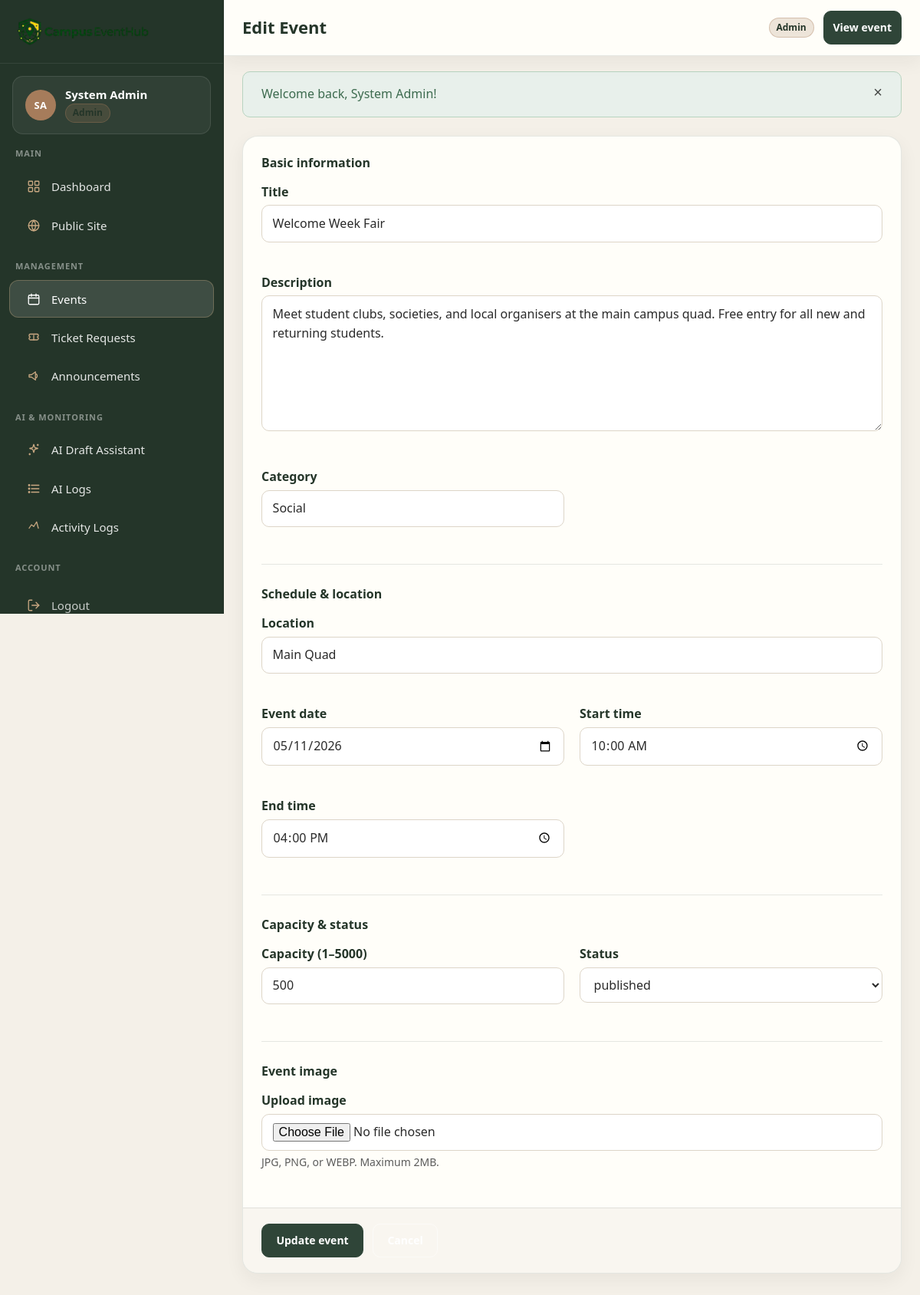
The app's page /admin/events/1/edit (signed in) with its own data.
### tables this page shows
CREATE TABLE events (
  id INT UNSIGNED AUTO_INCREMENT PRIMARY KEY,
  title VARCHAR(150) NOT NULL,
  slug VARCHAR(180) NOT NULL,
  description TEXT NOT NULL,
  category VARCHAR(80) NOT NULL,
  location VARCHAR(200) NOT NULL,
  event_date DATE NOT NULL,
  start_time TIME NOT NULL,
  end_time TIME NOT NULL,
  capacity INT UNSIGNED NOT NULL DEFAULT 100,
  image VARCHAR(120) NULL COMMENT 'Filename only, stored under public/assets/images/events/',
  status ENUM('draft','published','cancelled') NOT NULL DEFAULT 'draft',
  created_by INT UNSIGNED NULL,
  updated_by INT UNSIGNED NULL,
  created_at DATETIME NOT NULL DEFAULT CURRENT_TIMESTAMP,
  updated_at DATETIME NOT NULL DEFAULT CURRENT_TIMESTAMP ON UPDATE CURRENT_TIMESTAMP,
  UNIQUE KEY uq_events_slug (slug),
  INDEX idx_events_title (title),
  INDEX idx_events_category (category),
  INDEX idx_events_status (status),
  INDEX idx_events_event_date (event_date),
  CONSTRAINT fk_events_created_by FOREIGN KEY (created_by) REFERENCES users(id) ON DELETE SET NULL,
  CONSTRAINT fk_events_updated_by FOREIGN KEY (updated_by) REFERENCES users(id) ON DELETE SET NULL
);

CREATE TABLE users (
  id INT UNSIGNED AUTO_INCREMENT PRIMARY KEY,
  name VARCHAR(100) NOT NULL,
  email VARCHAR(150) NOT NULL,
  password VARCHAR(255) NOT NULL COMMENT 'bcrypt hash via password_hash()',
  role ENUM('admin','user') NOT NULL DEFAULT 'user',
  status ENUM('active','blocked') NOT NULL DEFAULT 'active',
  created_at DATETIME NOT NULL DEFAULT CURRENT_TIMESTAMP,
  updated_at DATETIME NOT NULL DEFAULT CURRENT_TIMESTAMP ON UPDATE CURRENT_TIMESTAMP,
  UNIQUE KEY uq_users_email (email),
  INDEX idx_users_role (role),
  INDEX idx_users_status (status)
);

### app/views/admin/events/_form.php (the view, shortened to what the rows shown need)
<?php
$data = $prefill ?? $event ?? [];
?>
<div class="dash-form-section">
    <h3>Basic information</h3>
    <div class="dash-form-grid">
        <div class="form-group form-group--full">
            <label for="title">Title</label>
            <input type="text" id="title" name="title" required minlength="5" maxlength="150"
                   value="<?= e(old('title', $data['title'] ?? '')) ?>">
        </div>
        <div class="form-group form-group--full">
            <label for="description">Description</label>
            <textarea id="description" name="description" required minlength="20" rows="6"><?= e(old('description', $data['description'] ?? '')) ?></textarea>
        </div>
        <div class="form-group">
            <label for="category">Category</label>
            <input type="text" id="category" name="category" required value="<?= e(old('category', $data['category'] ?? 'General')) ?>">
        </div>
    </div>
</div>
<div class="dash-form-section">
    <h3>Schedule &amp; location</h3>
    <div class="dash-form-grid">
        <div class="form-group form-group--full">
            <label for="location">Location</label>
            <input type="text" id="location" name="location" required value="<?= e(old('location', $data['location'] ?? '')) ?>">
        </div>
        <div class="form-group">
            <label for="event_date">Event date</label>
            <input type="date" id="event_date" name="event_date" required value="<?= e(old('event_date', $data['event_date'] ?? '')) ?>">
        </div>
        <div class="form-group">
            <label for="start_time">Start time</label>
            <input type="time" id="start_time" name="start_time" required value="<?= e(old('start_time', $data['start_time'] ?? '')) ?>">
        </div>
        <div class="form-group">
            <label for="end_time">End time</label>
            <input type="time" id="end_time" name="end_time" required value="<?= e(old('end_time', $data['end_time'] ?? '')) ?>">
        </div>
    </div>
</div>
<div class="dash-form-section">
    <h3>Capacity &amp; status</h3>
    <div class="dash-form-grid">
        <div class="form-group">
            <label for="capacity">Capacity (1–5000)</label>
            <input type="number" id="capacity" name="capacity" min="1" max="5000" required value="<?= e(old('capacity', (string) ($data['capacity'] ?? '100'))) ?>">
        </div>
        <div class="form-group">
            <label for="status">Status</label>
            <select id="status" name="status" required>
                <?php foreach (['draft', 'published', 'cancelled'] as $s): ?>
                    <option value="<?= $s ?>" <?= (old('status', $data['status'] ?? 'draft')) === $s ? 'selected' : '' ?>><?= e($s) ?></option>
                <?php endforeach; ?>
            </select>
        </div>
    </div>
</div>
<div class="dash-form-section">
    <h3>Event image</h3>
    <div class="form-group">
        <label for="image">Upload image</label>
        <input type="file" id="image" name="image" accept="image/jpeg,image/png,image/webp">
        <p class="form-hint">JPG, PNG, or WEBP. Maximum 2MB.</p>
    </div>
</div>

### app/core/Router.php (shortened to what the rows shown need)
<?php
class Router
{
    private array $routes = [];
    private function add(string $method, string $path, string $handler): void
    {
        $this->routes[] = [
            'method' => strtoupper($method),
            'pattern' => $path,
            'handler' => $handler,
        ];
    }
    public function dispatch(): void
    {
        $method = $_SERVER['REQUEST_METHOD'] ?? 'GET';
        $uri = $this->normalizeUri();
        foreach ($this->routes as $route) {
            if ($route['method'] !== $method) {
                continue;
            }
            $params = $this->match($route['pattern'], $uri);
            if ($params === null) {
                continue;
            }
            $this->invoke($route['handler'], $params);
            return;
        }
    }
    private function normalizeUri(): string
    {
        $uri = parse_url($_SERVER['REQUEST_URI'] ?? '/', PHP_URL_PATH) ?: '/';
        $webRoot = defined('WEB_ROOT') ? WEB_ROOT : '';
        if ($webRoot !== '' && str_starts_with($uri, $webRoot)) {
            $uri = substr($uri, strlen($webRoot)) ?: '/';
        }
        $uri = rtrim($uri, '/');
        return $uri === '' ? '/' : $uri;
    }
    private function match(string $pattern, string $uri): ?array
    {
        $regex = preg_replace('/\{([a-zA-Z_]+)\}/', '(?P<$1>[^/]+)', $pattern);
        $regex = '#^' . $regex . '$#';
        if (!preg_match($regex, $uri, $matches)) {
            return null;
        }
        $params = [];
        foreach ($matches as $key => $value) {
            if (is_string($key)) {
                $params[$key] = $value;
            }
        }
        return $params;
    }
    private function invoke(string $handler, array $params): void
    {
        [$class, $action] = explode('@', $handler, 2);
        $controller = new $class();
        $controller->{$action}(...array_values($params));
    }
}

### app/views/layouts/dashboard_layout.php (shortened to what the rows shown need)
<?php
$pageTitle = $pageTitle ?? 'Dashboard';
$pageActionUrl = $pageActionUrl ?? '';
$pageActionLabel = $pageActionLabel ?? '';
$pageActionsHtml = $pageActionsHtml ?? '';
$isAdmin = Auth::isAdmin();
$user = Auth::user() ?? [];
$userName = (string) ($user['name'] ?? 'User');
$userRole = $isAdmin ? 'Admin' : 'User';
$nameParts = preg_split('/\s+/', trim($userName), -1, PREG_SPLIT_NO_EMPTY) ?: [];
$initials = '';
if (count($nameParts) >= 2) {
    $initials = strtoupper(substr($nameParts[0], 0, 1) . substr($nameParts[1], 0, 1));
} elseif ($nameParts !== []) {
    $initials = strtoupper(substr($nameParts[0], 0, 2));
} else {
    $initials = 'U';
}
$dashNavActive = static function (string $path) use ($isAdmin): string {
    if ($path === '/' && is_active_path('/')) {
        return ' is-active';
    }
    if ($path !== '/' && is_active_path($path)) {
        return ' is-active';
    }
    return '';
};
$dashNavCurrent = static function (string $path) use ($dashNavActive): string {
    return $dashNavActive($path) !== '' ? ' aria-current="page"' : '';
};
if ($isAdmin) {
    $navGroups = [
        [
            'label' => 'Main',
            'items' => [
                ['label' => 'Dashboard', 'url' => '/dashboard', 'icon' => 'grid'],
                ['label' => 'Public Site', 'url' => '/', 'icon' => 'globe'],
            ],
        ],
        [
            'label' => 'Management',
            'items' => [
                ['label' => 'Events', 'url' => '/admin/events', 'icon' => 'calendar'],
                ['label' => 'Ticket Requests', 'url' => '/admin/tickets', 'icon' => 'ticket'],
                ['label' => 'Announcements', 'url' => '/admin/announcements', 'icon' => 'megaphone'],
            ],
        ],
        [
            'label' => 'AI & Monitoring',
            'items' => [
                ['label' => 'AI Draft Assistant', 'url' => '/admin/ai-draft', 'icon' => 'spark'],
                ['label' => 'AI Logs', 'url' => '/admin/ai-logs', 'icon' => 'list'],
                ['label' => 'Activity Logs', 'url' => '/admin/activity-logs', 'icon' => 'activity'],
            ],
        ],
        [
            'label' => 'Account',
            'items' => [
                ['label' => 'Logout', 'url' => '/logout', 'icon' => 'logout'],
            ],
        ],
    ];
}
?>
<!DOCTYPE html>
<html lang="en">
<head>
    <link rel="stylesheet" href="<?= asset('css/style.css') ?>">
    <link rel="stylesheet" href="<?= asset('css/responsive.css') ?>">
    <link rel="stylesheet" href="<?= asset('css/dashboard.css') ?>">
</head>
<body class="dashboard-body">
<div class="dash-shell">
    <aside id="dash-sidebar" class="dash-sidebar" aria-label="Dashboard navigation">
        <div class="dash-sidebar__head">
            <?php $logoHref = url('/dashboard'); $logoClass = 'dash-brand'; require APP_PATH . '/views/partials/brand-logo.php'; ?>
        </div>
        <div class="dash-user-card">
            <span class="dash-user-card__avatar" aria-hidden="true"><?= e($initials) ?></span>
            <div class="dash-user-card__info">
                <span class="dash-user-card__name"><?= e($userName) ?></span>
                <span class="dash-badge dash-badge-role"><?= e($userRole) ?></span>
            </div>
        </div>
        <nav class="dash-nav">
            <?php foreach ($navGroups as $group): ?>
                <div class="dash-nav-group">
                    <span class="dash-nav-group__label"><?= e($group['label']) ?></span>
                    <ul>
                        <?php foreach ($group['items'] as $item): ?>
                            <?php
                            $activeClass = $dashNavActive($item['url']);
                            $isLogout = ($item['url'] ?? '') === '/logout';
                            ?>
                            <li>
                                <a href="<?= url($item['url']) ?>"
                                   class="dash-nav-item<?= e($activeClass) ?><?= $isLogout ? ' dash-nav-item--logout' : '' ?>"
                                   <?= $dashNavCurrent($item['url']) ?>>
                                    <span class="dash-nav-item__icon" aria-hidden="true"><?php $dashIcon = $item['icon'] ?? 'dot'; require APP_PATH . '/views/partials/dash-icon.php'; ?></span>
                                    <span class="dash-nav-item__text"><?= e($item['label']) ?></span>
                                </a>
                            </li>
                        <?php endforeach; ?>
                    </ul>
                </div>
            <?php endforeach; ?>
        </nav>
    </aside>
    <div class="dash-main">
        <header class="dash-topbar">
            <div class="dash-topbar__titles">
                <h1 class="dash-topbar__title"><?= e($pageTitle) ?></h1>
            </div>
            <div class="dash-topbar__actions">
                <span class="dash-badge dash-badge-role dash-topbar__role"><?= e($userRole) ?></span>
                <?php if ($pageActionsHtml !== ''): ?>
                    <?= $pageActionsHtml ?>
                <?php elseif ($pageActionUrl !== '' && $pageActionLabel !== ''): ?>
                    <a class="btn btn-primary btn-sm" href="<?= url($pageActionUrl) ?>"><?= e($pageActionLabel) ?></a>
                <?php endif; ?>
            </div>
        </header>
        <main id="dash-content" class="dash-content">
            <?php require APP_PATH . '/views/partials/flash.php'; ?>
            <?php
            if (!empty($_inner_view)) {
                require APP_PATH . '/views/' . str_replace('.', '/', $_inner_view) . '.php';
            }
            ?>
        </main>
    </div>
</div>
</body>
</html>

### records on screen
events: created_by.name "SA", created_by.name "System Admin", title "Welcome Week Fair", description "Meet student clubs, societies, and local organisers at the main campus quad. Free entry for all new and returning students.", category "Social", location "Main Quad", event_date "05/11/2026", start_time "10:00:00", end_time "16:00:00", capacity "500"

### other values on screen
$group['label'] "MAIN"
$item['label'] "Dashboard"
$item['label'] "Public Site"
$group['label'] "MANAGEMENT"
$item['label'] "Events"
$item['label'] "Ticket Requests"
$item['label'] "Announcements"
$group['label'] "AI & MONITORING"
$item['label'] "AI Draft Assistant"
$item['label'] "AI Logs"
$item['label'] "Activity Logs"
$group['label'] "ACCOUNT"
$item['label'] "Logout"
$message "Welcome back, System Admin!"
form field status "published"
